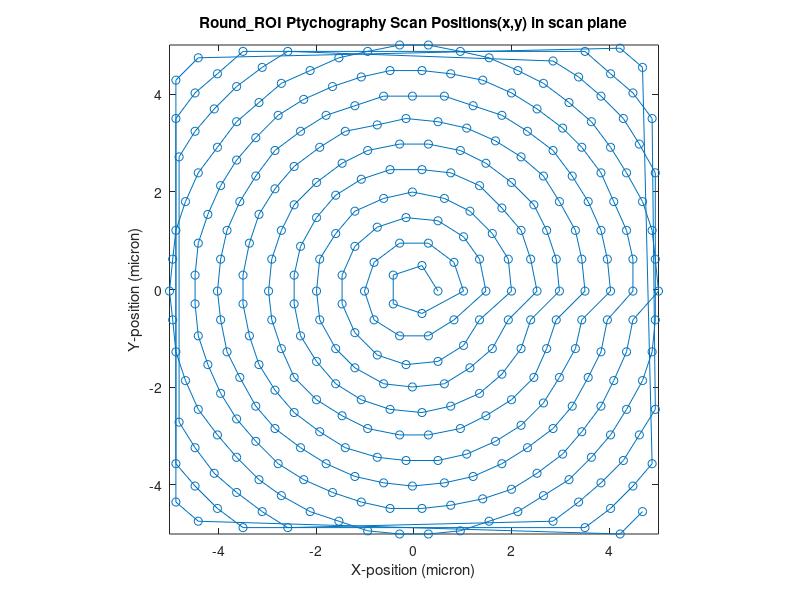

Write MATLAB code to recreate this figure.
%% Data path info

asize = [128 128];
a2 = prod(asize);

%% Physical parameters for this dataset

% all lengths in meter

energy = 6.2;           % Energy (in keV)
lambda = 1.2398e-9/energy;  % wavelength

dr = 0.5e-6;                % shell step size
lx = 10e-6;                 % field of view (x)
ly = 10e-6;                 % field of view (y)
nth = 5 ;                    % theta intervals in first shell

dwell_time = 0.4;             % Counts per diffraction pattern in seconds
projections = 1;          % Number of scans to be run

z = 7.2;                     % Distance from object to screen 
ds = 172e-6;                  % Camera pixel size

dx_spec = lambda*z ./ (asize*ds);         % resolution in the specimen plane

theta_offset = 0;          % Offset the whole scan by this number of degrees
%% Prepare field of view

rmax = sqrt((lx/2)^2 + (ly/2)^2);
nr = 1 + floor(rmax/dr);
real_positions = [];
positions = [];
for ir=1:nr+1
    rr = ir*dr;
    dth = 2*pi / (nth*ir);
    for ith=0:nth*ir-1
        th = ith*dth + (theta_offset*pi/180);
        x2 = rr * cos(th);
        x1 = rr * sin(th);
        if( abs(x1) >= ly/2 || (abs(x2) > lx/2) )
            continue
        end
        real_positions(end+1,:) = [x1 x2]; %#ok<AGROW>
    end
end
numpts = size(real_positions,1); 

% For now: round this up
positions(:,1) = (real_positions(:,1) - min(real_positions(:,1)))./dx_spec(1);
positions(:,2) = (real_positions(:,2) - min(real_positions(:,2)))./dx_spec(2);
positions = round(positions);

object_size = asize + max(positions,[],1);

fprintf('\nNumber of points: %d\n',numpts)
fprintf('Estimated time for %d projections at %g sec per point: %g hours\n',projections,dwell_time,numpts*dwell_time*projections/3600);
fprintf('Estimated time for %d projections at %g sec per point: %g minutes\n',projections,dwell_time,numpts*dwell_time*projections/60);
%%
figure(1)
plot((positions(:,2)-max(positions(:,2))/2).*dx_spec(2).*1e6, ...
     (positions(:,1)-max(positions(:,1))/2).*dx_spec(1).*1e6, 'o-')
axis xy image
title('Round\_ROI Ptychography Scan Positions(x,y) in scan plane')
xlabel('X-position (micron)'); ylabel('Y-position (micron)')

% Academic License Agreement
%
% Source Code
%
% Introduction 
% •	This license agreement sets forth the terms and conditions under which the PAUL SCHERRER INSTITUT (PSI), CH-5232 Villigen-PSI, Switzerland (hereafter "LICENSOR") 
%   will grant you (hereafter "LICENSEE") a royalty-free, non-exclusive license for academic, non-commercial purposes only (hereafter "LICENSE") to use the PtychoShelves 
%   computer software program and associated documentation furnished hereunder (hereafter "PROGRAM").
%
% Terms and Conditions of the LICENSE
% 1.	LICENSOR grants to LICENSEE a royalty-free, non-exclusive license to use the PROGRAM for academic, non-commercial purposes, upon the terms and conditions 
%       hereinafter set out and until termination of this license as set forth below.
% 2.	LICENSEE acknowledges that the PROGRAM is a research tool still in the development stage. The PROGRAM is provided without any related services, improvements 
%       or warranties from LICENSOR and that the LICENSE is entered into in order to enable others to utilize the PROGRAM in their academic activities. It is the 
%       LICENSEE’s responsibility to ensure its proper use and the correctness of the results.”
% 3.	THE PROGRAM IS PROVIDED "AS IS", WITHOUT WARRANTY OF ANY KIND, EXPRESS OR IMPLIED, INCLUDING BUT NOT LIMITED TO THE WARRANTIES OF MERCHANTABILITY, FITNESS FOR 
%       A PARTICULAR PURPOSE AND NONINFRINGEMENT OF ANY PATENTS, COPYRIGHTS, TRADEMARKS OR OTHER RIGHTS. IN NO EVENT SHALL THE LICENSOR, THE AUTHORS OR THE COPYRIGHT 
%       HOLDERS BE LIABLE FOR ANY CLAIM, DIRECT, INDIRECT OR CONSEQUENTIAL DAMAGES OR OTHER LIABILITY ARISING FROM, OUT OF OR IN CONNECTION WITH THE PROGRAM OR THE USE 
%       OF THE PROGRAM OR OTHER DEALINGS IN THE PROGRAM.
% 4.	LICENSEE agrees that it will use the PROGRAM and any modifications, improvements, or derivatives of PROGRAM that LICENSEE may create (collectively, 
%       "IMPROVEMENTS") solely for academic, non-commercial purposes and that any copy of PROGRAM or derivatives thereof shall be distributed only under the same 
%       license as PROGRAM. The terms "academic, non-commercial", as used in this Agreement, mean academic or other scholarly research which (a) is not undertaken for 
%       profit, or (b) is not intended to produce works, services, or data for commercial use, or (c) is neither conducted, nor funded, by a person or an entity engaged 
%       in the commercial use, application or exploitation of works similar to the PROGRAM.
% 5.	LICENSEE agrees that it shall make the following acknowledgement in any publication resulting from the use of the PROGRAM or any translation of the code into 
%       another computing language:
%       "Data processing was carried out using the PtychoShelves package developed by the Science IT and the coherent X-ray scattering (CXS) groups, Paul 
%       Scherrer Institut, Switzerland."
%
% Additionally, any publication using the package, or any translation of the code into another computing language should cite 
% K. Wakonig, H.-C. Stadler, M. Odstrčil, E.H.R. Tsai, A. Diaz, M. Holler, I. Usov, J. Raabe, A. Menzel, M. Guizar-Sicairos, PtychoShelves, a versatile 
% high-level framework for high-performance analysis of ptychographic data, J. Appl. Cryst. 53(2) (2020). (doi: 10.1107/S1600576720001776)
% and for difference map:
% P. Thibault, M. Dierolf, A. Menzel, O. Bunk, C. David, F. Pfeiffer, High-resolution scanning X-ray diffraction microscopy, Science 321, 379–382 (2008). 
%   (doi: 10.1126/science.1158573),
% for maximum likelihood:
% P. Thibault and M. Guizar-Sicairos, Maximum-likelihood refinement for coherent diffractive imaging, New J. Phys. 14, 063004 (2012). 
%   (doi: 10.1088/1367-2630/14/6/063004),
% for LSQ-ML:
% M. Odstrčil, A. Menzel, and M. Guizar-Sicairos, Iterative least-squares solver for generalized maximum-likelihood ptychography, Opt. Express 26(3), 3108 (2018). 
%   (doi: 10.1364/OE.26.003108),
% for mixed coherent modes:
% P. Thibault and A. Menzel, Reconstructing state mixtures from diffraction measurements, Nature 494, 68–71 (2013). (doi: 10.1038/nature11806),
% and/or for multislice:
% E. H. R. Tsai, I. Usov, A. Diaz, A. Menzel, and M. Guizar-Sicairos, X-ray ptychography with extended depth of field, Opt. Express 24, 29089–29108 (2016). 
%   (doi: 10.1364/OE.24.029089),
% and/or for OPRP:
% M. Odstrcil, P. Baksh, S. A. Boden, R. Card, J. E. Chad, J. G. Frey, W. S. Brocklesby,  Ptychographic coherent diffractive imaging with orthogonal probe relaxation. 
% Opt. Express 24.8 (8360-8369) 2016. (doi: 10.1364/OE.24.008360).
% 6.	Except for the above-mentioned acknowledgment, LICENSEE shall not use the PROGRAM title or the names or logos of LICENSOR, nor any adaptation thereof, nor the 
%       names of any of its employees or laboratories, in any advertising, promotional or sales material without prior written consent obtained from LICENSOR in each case.
% 7.	Ownership of all rights, including copyright in the PROGRAM and in any material associated therewith, shall at all times remain with LICENSOR, and LICENSEE 
%       agrees to preserve same. LICENSEE agrees not to use any portion of the PROGRAM or of any IMPROVEMENTS in any machine-readable form outside the PROGRAM, nor to 
%       make any copies except for its internal use, without prior written consent of LICENSOR. LICENSEE agrees to place the following copyright notice on any such copies: 
%       © All rights reserved. PAUL SCHERRER INSTITUT, Switzerland, Laboratory for Macromolecules and Bioimaging, 2017. 
% 8.	The LICENSE shall not be construed to confer any rights upon LICENSEE by implication or otherwise except as specifically set forth herein.
% 9.	DISCLAIMER: LICENSEE shall be aware that Phase Focus Limited of Sheffield, UK has an international portfolio of patents and pending applications which relate 
%       to ptychography and that the PROGRAM may be capable of being used in circumstances which may fall within the claims of one or more of the Phase Focus patents, 
%       in particular of patent with international application number PCT/GB2005/001464. The LICENSOR explicitly declares not to indemnify the users of the software 
%       in case Phase Focus or any other third party will open a legal action against the LICENSEE due to the use of the program.
% 10.	This Agreement shall be governed by the material laws of Switzerland and any dispute arising out of this Agreement or use of the PROGRAM shall be brought before 
%       the courts of Zürich, Switzerland.
